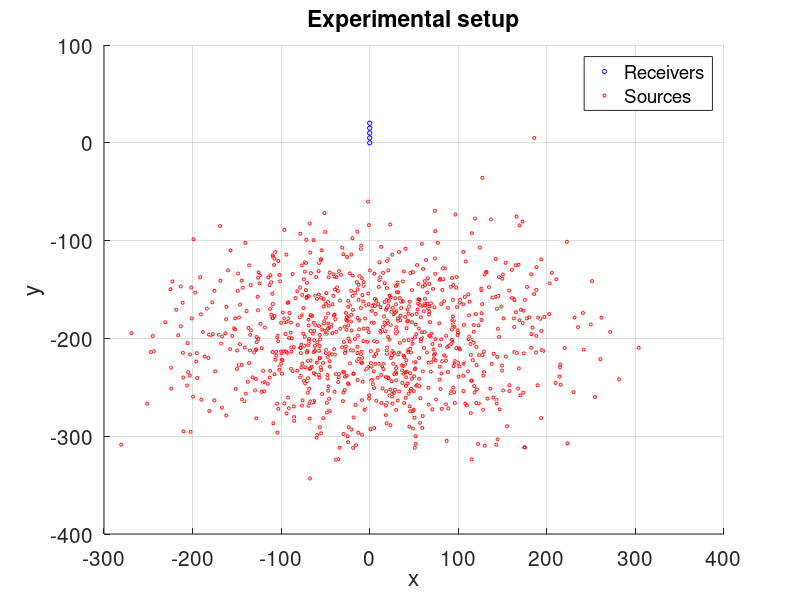

Write MATLAB code to recreate this figure. (Note: this script raises an error after producing the figure.)
% Script for passiv2
%
%
% Jules Scholler - Mar. 2017

% Reset Matlab
close all
clear

% Parameters
param.nb_receivers=5;           % Number of receivers
param.sigma=[100 50 100];       % Sources std position
param.mu=[0 -200 0];            % Sources mean position
param.N=1000;                     % Number of noise sources
param.duration=10000;            % Source signals duration [s.]
param.temporal_sampling=0.05;    % Temporal sampling [s.]
output.F='no';                 % Plot source power-spectrum (= FFT(auto-correlation) by Wiener-Kintchin th.)
output.signals='no';           % Plot 5 (or less) received signals
output.setup='yes';             % Plot experimental setup
output.xcorr='yes';             % Plot cross-correlations
tic
% Generate receivers coordinates
for i=1:param.nb_receivers
            param.receivers(i,:)=[0 5*(i-1) 0];
%     param.receivers(i,:)=[0 50*(i-1) 0];
%         param.receivers(i,:)=[50*(i-3) 100 0];
    C(i,:)=[0 0 1]; % Receivers are blue
end
if strcmp(output.setup,'yes')
    figure(1), hold on, grid on
    scatter3(param.receivers(:,1),param.receivers(:,2),param.receivers(:,3),10,C);
    xlabel 'x'
    ylabel 'y'
    zlabel 'z'
    title 'Experimental setup'
    clear C
end
% Compute and plot sources position
for i=1:param.N
    for j=1:3
        param.sources(i,j)=param.sigma(j)*randn(1)+param.mu(j);
    end
    C(i,:)=[1 0 0]; % Sources are red
end
if strcmp(output.setup,'yes')
    figure(1)
    scatter3(param.sources(:,1),param.sources(:,2),param.sources(:,3),5,C);
    legend('Receivers','Sources')
    clear C
    set(gca,'FontSize',15)
end
tau.ini=toc;
tic
% Compute sationnary random process with Fourier method
h=param.temporal_sampling;
w=(-param.duration:h:param.duration);
n=length(w);
t=(w-min(w))/2;
f=linspace(-1/(2*h),1/(2*h),n);
R=w.^2.*exp(-w.^2);
if strcmp(output.F,'yes')
    figure(2)
    semilogx(w(round((length(w))/2+1):end),R(round((length(w))/2+1):end))
    xlabel '\omega'
    ylabel 'F(\omega)'
    title 'Source Power Spectrum F(w)=w^2e^{-w^2}'
    set(gca,'FontSize',15)
end
W=randn(param.N,n);
filter=fft(fftshift(R));
F=sqrt(filter).*fft(W,n,2);
if strcmp(output.signals,'yes')
    figure(3),hold on
    for i=1:min(5,param.N)
        plot(t,real(ifft(F(i,:))))
        info{i}=sprintf('Source %d',i);
    end
    hold off
end
if strcmp(output.signals,'yes')
    figure(3)
    hold off
    xlabel 'Time [s.]'
    ylabel 'Amplitude'
    title 'Noise signals'
    legend(info)
    clear info
    set(gca,'fontsize',15)
end
tau.random_process=toc;
tic
% Compute response on each receivers
for j=1:param.nb_receivers
    for i=1:param.N
        d=norm(param.receivers(j,:)-param.sources(i,:))/param.duration*n;
        data.r{j}(i,:)=real(ifft(F(i,:).*1/(4*pi*d).*exp(1i*f*pi*h*d)));
    end
    data.rtot{j}=sum(data.r{j},1);
end
tau.compute_response=toc;
tic
% Compute empirical cross-correlation for Green's function estimation
if strcmp(output.xcorr,'yes')
    figure(4)
end
for i=1:param.nb_receivers
    data.C(i,:)=real(ifftshift(ifft(fft(data.rtot{1}).*fft(fliplr(data.rtot{i})))));
    lags=(-length(data.C(i,:))/2:(length(data.C(i,:))-1)/2)*h;
    if strcmp(output.xcorr,'yes')
        subplot(param.nb_receivers,1,i)
        plot(lags,data.C(i,:),'k')
        [~,tmp]=max(abs(data.C(i,:)));
%         xlim([lags(tmp)-100 lags(tmp)+100])
        legend(sprintf('xcorr(x_1,x_%d)',i));
        set(gca,'fontsize',15)
        xlabel('Delay [s.]')
        ylabel('Ampl.')
    end
end
tau.xcorr=toc